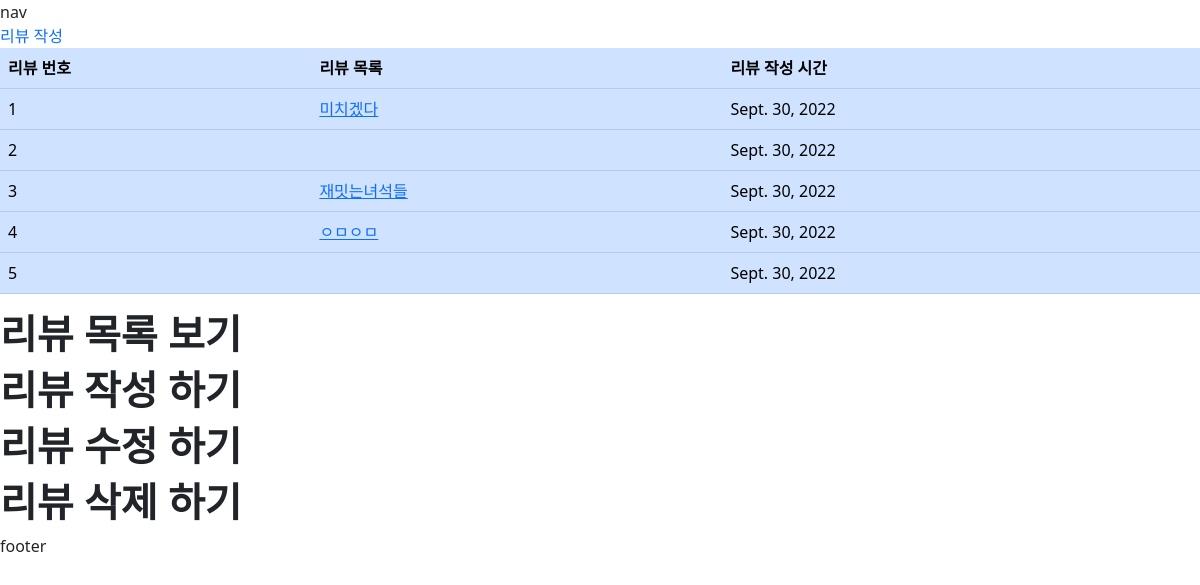
Before: /index/ with the older database file.
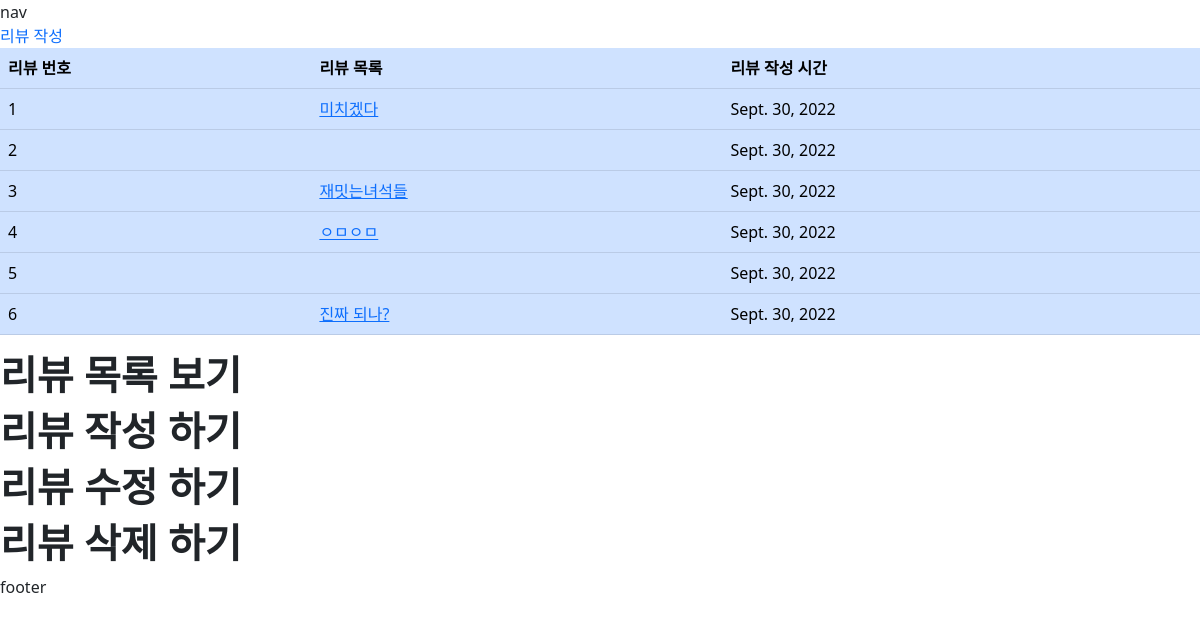
After: the same page with the newer database file.
### pos/models.py (models this page shows)
class Review(models.Model):
    title = models.CharField(max_length=80)
    content = models.TextField()
    created_at = models.DateField(auto_now_add=True)
    updated_at = models.DateField(auto_now=True)

### pos/views.py (the view)
# urls.py: path('index/', views.index, name='index' ),
def index(request):
    reviews = Review.objects.all()
    context = {
        'reviews': reviews
    }
    return render(request, 'pos/index.html', context)

### pos/templates/pos/index.html
{% extends 'base.html' %} {% block content %}
<div class="table-responsive">
  <a href="{% url 'pos:new' %}" class="text-decoration-none">리뷰 작성</a>
  <table class="table table-primary">
    <thead>
      <tr>
        <th scope="col">리뷰 번호</th>
        <th scope="col">리뷰 목록</th>
        <th scope="col">리뷰 작성 시간</th>
      </tr>
    </thead>
    <tbody>
      {% for review in reviews %}
      <tr class="">
        <td scope="row">{{review.id}}</td>
        <td><a href="{% url 'pos:detail' %}">{{review.title}}</a></td>
        <td>{{review.created_at}}</td>
      </tr>
      {% endfor %}
    </tbody>
  </table>
</div>
<h1><b>리뷰 목록 보기</b></h1>
<h1><b>리뷰 작성 하기</b></h1>
<h1><b>리뷰 수정 하기</b></h1>
<h1><b>리뷰 삭제 하기</b></h1>
{% endblock %}

### templates/base.html (shortened to what this page needs)
<!DOCTYPE html>
<html lang="en">
  <head>
    <link rel="stylesheet" href="https://cdn.jsdelivr.net/npm/bootstrap@5.2.0/dist/css/bootstrap.min.css" />
  </head>
  <body>
    <header>
      nav
    </header>
    <main>{% block content %} {% endblock content %}</main>
    <footer>
      footer
    </footer>
  </body>
</html>

Changed rows visible on the page:
added Review: id "6", title "진짜 되나?", created_at "Sept. 30, 2022"
